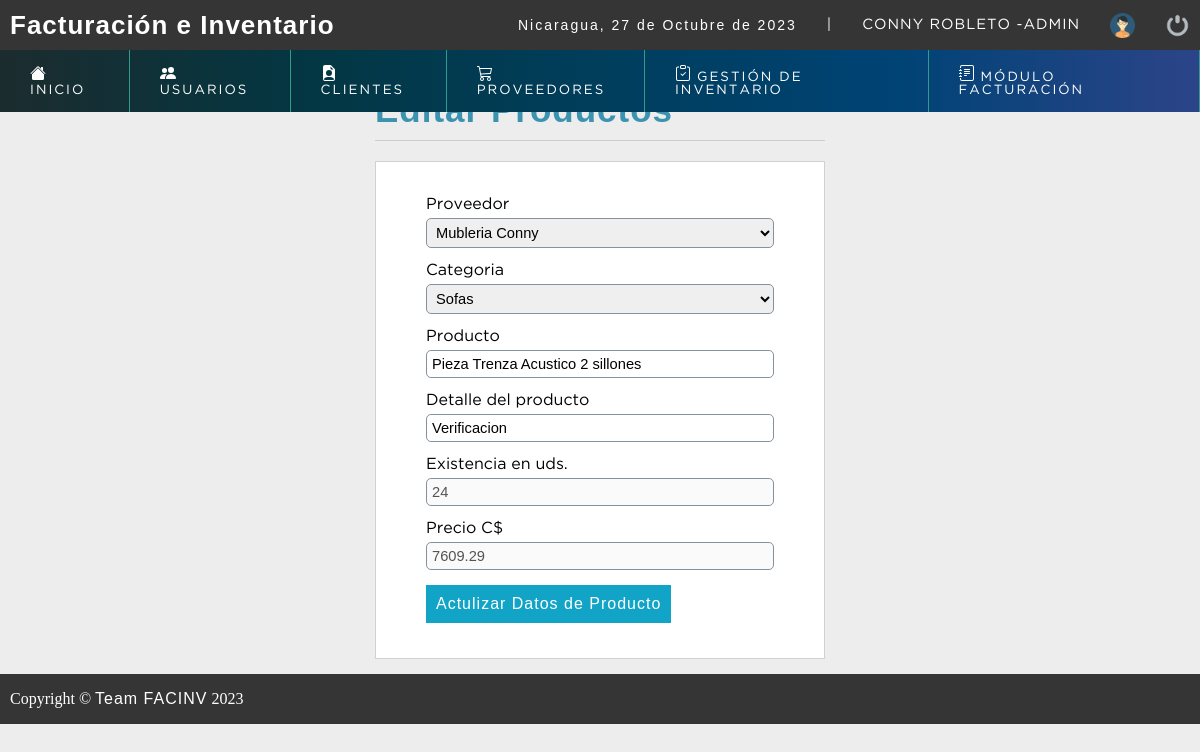
/sistema/editar_productos.php?id=18 (signed in), run on the app's committed database.
### tables this page shows
CREATE TABLE `producto` (
  `codproducto` int(11) NOT NULL,
  `descripcion` varchar(100) DEFAULT NULL,
  `detalle` varchar(100) DEFAULT NULL,
  `proveedor` int(11) DEFAULT NULL,
  `categoria` int(11) NOT NULL,
  `precio` decimal(10,2) DEFAULT NULL,
  `existencia` int(11) DEFAULT NULL,
  `date_add` datetime NOT NULL DEFAULT current_timestamp(),
  `usuario_id` int(11) NOT NULL,
  `estatus` int(11) NOT NULL DEFAULT 1
);

CREATE TABLE `proveedor` (
  `codproveedor` int(11) NOT NULL,
  `ruc` varchar(100) DEFAULT NULL,
  `proveedor` varchar(100) DEFAULT NULL,
  `contacto` varchar(100) DEFAULT NULL,
  `telefono` bigint(11) DEFAULT NULL,
  `direccion` text DEFAULT NULL,
  `date_add` datetime NOT NULL DEFAULT current_timestamp(),
  `usuario_id` int(11) NOT NULL,
  `estatus` int(11) NOT NULL DEFAULT 1
);

CREATE TABLE `categoria` (
  `cod_categoria` int(11) NOT NULL,
  `nombre` varchar(150) NOT NULL
);

### sistema/editar_productos.php (the view, shortened to what this page needs)
<?php
	include "../conexion.php";
if(empty($_REQUEST['id'])){
header("location: listaproductos.php");
}else
{
	$id_producto = $_REQUEST['id'];
	$query_producto = mysqli_query($conection,"SELECT p.codproducto,p.descripcion,p.detalle,pr.codproveedor,pr.proveedor,ca.cod_categoria,ca.nombre,p.precio,p.existencia,p.date_add
	                                            FROM producto p
	                                            INNER JOIN proveedor pr ON pr.codproveedor=p.proveedor
	                                            INNER JOIN categoria ca ON ca.cod_categoria = p.categoria
	                                            WHERE p.codproducto = $id_producto AND p.estatus = 1");
	$result_producto = mysqli_num_rows($query_producto);
	if($result_producto > 0){
		$data_producto = mysqli_fetch_assoc($query_producto);
	}else{
		header("location: listaproductos.php");
	}
}
 ?>
<!DOCTYPE html>
<html lang="en">
<head>
	<?php include "includes/scripts.php"; ?>
</head>
<body>
	<?php include "includes/header.php"; ?>
	<section id="container">
		<div class="form_register">
	<h1>Editar Productos</h1>
			<hr>
			<form action="" method="post" enctype="multipart/form-data">
				<label for="proveedor">Proveedor</label>
				 <select name="proveedor" id="proveedor" class="notItemOne">
				 <option value="<?php  echo $data_producto['codproveedor']?>" selected><?php echo $data_producto['proveedor']?></option>
				</select>
				<label for="categoria">Categoria</label>
				 <select name="categoria" id="categoria" class= "notitemOne">
				 <option value="<?php  echo $data_producto['cod_categoria']?>" selected><?php echo $data_producto['nombre']?></option>
				</select>
				<label for="producto">Producto</label>
				<input type="text" name="producto" id="producto" placeholder="Nombre del Producto" value="<?php echo $data_producto['descripcion']?>">
				<label for="detalle">Detalle del producto</label>
				<input type="text" name="detalle" id="detalle" placeholder="Detalle del Producto" value="<?php echo $data_producto['detalle']?>">
				<label for="precio">Existencia en uds.</label>
				<input type="number" name="cantidad"id="cantidad" placeholder="cantidad de Producto" value="<?php echo $data_producto['existencia']?>" disabled>
				<label for="precio">Precio C$</label>
				<input type="number" name="precio"id="precio" placeholder="Precio C$ del Producto" value="<?php echo $data_producto['precio']?>" disabled>
				<button type="submit" value="Guardar Producto" class="btn_save">Actulizar Datos de Producto</button>
			</form>
		</div>
	</section>
	<?php include "includes/footer.php"; ?>
</body>
</html>

### sistema/css/style.css (style rules this page uses)
* { margin: 0; padding: 0; box-sizing: border-box; }
body { background: #ededed; }
h1, h2, h3, h4, h5, h6 { font-family: 'arial'; font-weight: bold; letter-spacing: 1px; }
h1 { font-size: 26px; }
#container { padding: 90px 15px 15px; }
.form_register { width: 450px; margin: auto; }
.form_register h1 { color: #3c93b0; }
hr { border: 0; background: #CCC; height: 1px; margin: 10px 0; display: block; }
form { background: #FFF; margin: auto; padding: 20px 50px; border: 1px solid #d1d1d1; }
label { display: block; font-size: 12pt; font-family: 'GothamBook'; margin: 15px auto 5px auto; }
input,select { display: block; width: 100%; font-size: 11pt; padding: 5px; border: 1px solid #85929e; border-radius: 5px; }
.notItemOne option:first-child { display: none; }
.btn_save { font-size: 12pt; background: #12a4c6; padding: 10px; color: #FFF; letter-spacing: 1px; border: 0; cursor: pointer; margin: 15px auto; }
#container h1 { font-size: 35px; display : inline-block; }

### data on the page
producto: proveedor "Mubleria Conny", categoria "Sofas", producto "Pieza Trenza Acustico 2 sillones", detalle "Verificacion", cantidad "24", precio "7609.29"

### other printed values
fechaC() "27 de Octubre de 2023"
$_SESSION['nombre'] "CONNY ROBLETO"
$_SESSION['user'] "ADMIN"
